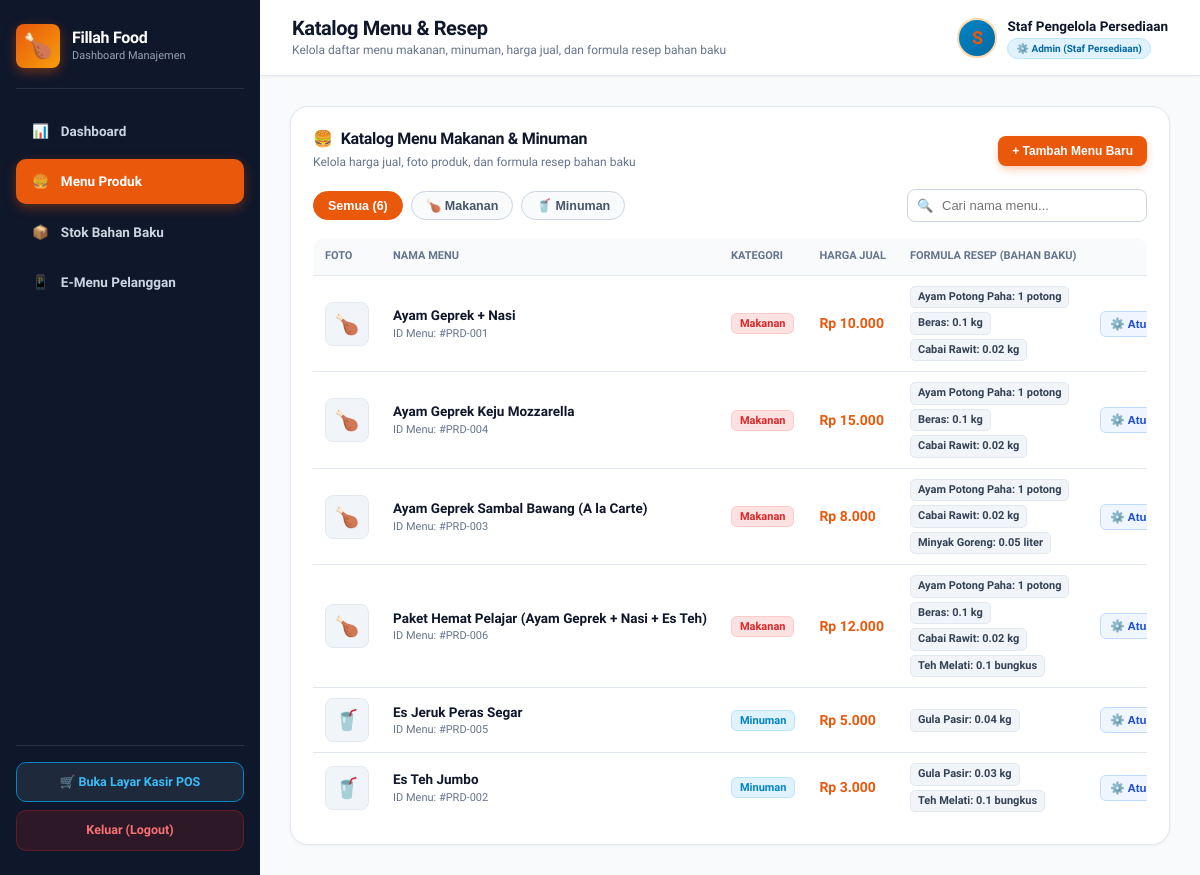
The page /admin.php?tab=produk (signed in) on the database its author committed.
### tables this page shows
CREATE TABLE IF NOT EXISTS produk (
    id INT AUTO_INCREMENT PRIMARY KEY,
    nama_produk VARCHAR(100) NOT NULL,
    harga DECIMAL(10,2) NOT NULL,
    kategori ENUM('Makanan', 'Minuman') NOT NULL,
    gambar VARCHAR(255) NULL
);

CREATE TABLE IF NOT EXISTS resep (
    id INT AUTO_INCREMENT PRIMARY KEY,
    id_menu INT NOT NULL,
    id_bahan INT NOT NULL,
    jumlah_dibutuhkan DECIMAL(10,2) NOT NULL,
    FOREIGN KEY (id_menu) REFERENCES produk(id) ON DELETE CASCADE,
    FOREIGN KEY (id_bahan) REFERENCES bahan_baku(id) ON DELETE CASCADE
);

CREATE TABLE IF NOT EXISTS bahan_baku (
    id INT AUTO_INCREMENT PRIMARY KEY,
    nama_bahan VARCHAR(100) NOT NULL,
    stok DECIMAL(10,2) NOT NULL,
    satuan VARCHAR(20) NOT NULL,
    batas_minimum DECIMAL(10,2) NOT NULL,
    gambar VARCHAR(255) NULL
);

### auth_check.php (called while the page is built, shortened)
<?php
function is_owner() {
    return isset($_SESSION['role']) && $_SESSION['role'] === 'Owner';
}
?>

### admin.php (the view, shortened to what this page needs)
<?php
require_once 'auth_check.php';
require_once 'config.php';
$tab_aktif = isset($_GET['tab']) ? trim($_GET['tab']) : 'dashboard';
$produk_list = [];
$res_produk = $conn->query("SELECT * FROM produk ORDER BY kategori ASC, nama_produk ASC");
if ($res_produk) {
    while ($p = $res_produk->fetch_assoc()) {
        $produk_list[] = $p;
    }
}
$resep_map = [];
$res_resep = $conn->query("
    SELECT r.id, r.id_menu, r.id_bahan, r.jumlah_dibutuhkan, b.nama_bahan, b.satuan
    FROM resep r
    JOIN bahan_baku b ON r.id_bahan = b.id
    ORDER BY b.nama_bahan ASC
");
if ($res_resep) {
    while ($r = $res_resep->fetch_assoc()) {
        $resep_map[$r['id_menu']][] = $r;
    }
}
?>
<!DOCTYPE html>
<html lang="id">
<head>
    <link rel="stylesheet" href="style.css">
</head>
<body>
    <aside class="sidebar">
        <div>
            <div class="brand-section">
                <div class="brand-brand-wrap">
                    <div class="brand-icon">🍗</div>
                    <div class="brand-details">
                        <h2>Fillah Food</h2>
                        <p>Dashboard Manajemen</p>
                    </div>
                </div>
            </div>
            <nav class="nav-menu">
                <a href="admin.php?tab=dashboard" data-tab="dashboard" class="nav-item <?php echo ($tab_aktif === 'dashboard') ? 'active' : ''; ?>" onclick="pindahTab('dashboard', event)">
                    <span>📊</span> Dashboard
                </a>
                <a href="admin.php?tab=produk" data-tab="produk" class="nav-item <?php echo ($tab_aktif === 'produk') ? 'active' : ''; ?>" onclick="pindahTab('produk', event)">
                    <span>🍔</span> Menu Produk
                </a>
                <a href="admin.php?tab=stok" data-tab="stok" class="nav-item <?php echo ($tab_aktif === 'stok') ? 'active' : ''; ?>" onclick="pindahTab('stok', event)">
                    <span>📦</span> Stok Bahan Baku
                </a>
                <a href="menu.php" target="_blank" class="nav-item">
                    <span>📱</span> E-Menu Pelanggan
                </a>
            </nav>
        </div>
        <div class="sidebar-footer">
            <a href="kasir.php" class="btn-switch-mode">
                🛒 Buka Layar Kasir POS
            </a>
            <a href="logout.php" class="btn-logout">
                Keluar (Logout)
            </a>
        </div>
    </aside>
    <div class="main-content">
        <header class="topbar">
            <div class="topbar-left">
                <div class="topbar-title">
                    <h1 id="topbar-page-title">
                        <?php
                            if ($tab_aktif === 'pengguna') echo 'Pengelolaan Pengguna';
                            elseif ($tab_aktif === 'peran') echo 'Peran & Hak Akses (RBAC)';
                            elseif ($tab_aktif === 'user-setting') echo 'User Setting & Profil Akun';
                            elseif ($tab_aktif === 'produk') echo 'Katalog Menu & Resep';
                            elseif ($tab_aktif === 'stok') echo 'Persediaan Bahan Baku (Stok)';
                            else echo 'Dashboard Manajemen';
                        ?>
                    </h1>
                    <p id="topbar-page-subtitle">
                        <?php
                            if ($tab_aktif === 'pengguna') echo 'Daftar akun staf terdaftar, pendaftaran staf baru, dan kontrol akun';
                            elseif ($tab_aktif === 'peran') echo 'Konfigurasi pembagian hak akses fitur dan penetapan peran staf (Owner, Admin, Kasir)';
                            elseif ($tab_aktif === 'user-setting') echo 'Pengaturan kredensial akun staf dan profil pribadi';
                            elseif ($tab_aktif === 'produk') echo 'Kelola daftar menu makanan, minuman, harga jual, dan formula resep bahan baku';
                            elseif ($tab_aktif === 'stok') echo 'Pantau sisa stok bahan baku, catat kulakan stok masuk (inbound), dan bahan rusak (outbound)';
                            else echo 'Ringkasan performa omzet bisnis, peringatan stok bahan baku, dan transaksi kasir';
                        ?>
                    </p>
                </div>
            </div>
            <div class="admin-profile">
                <div class="avatar" style="<?php echo (is_owner()) ? 'background: linear-gradient(135deg, #f59e0b, #d97706);' : 'background: linear-gradient(135deg, #0284c7, #0369a1);'; ?> overflow: hidden; padding: 0;">
                    <?php if (!empty($_SESSION['foto']) && file_exists(__DIR__ . '/' . $_SESSION['foto'])): ?>
                        <img src="<?php echo htmlspecialchars($_SESSION['foto']); ?>" alt="Avatar" style="width: 100%; height: 100%; object-fit: cover;">
                    <?php else: ?>
                        <?php
                            $nama_disp = !empty($_SESSION['nama_lengkap']) ? $_SESSION['nama_lengkap'] : $_SESSION['username'];
                            echo strtoupper(substr($nama_disp, 0, 1));
                        ?>
                    <?php endif; ?>
                </div>
                <div class="admin-profile-name">
                    <div style="font-size: 13.5px; font-weight: 700;">
                        <?php echo htmlspecialchars($nama_disp); ?>
                    </div>
                    <div style="font-size: 11px; margin-top: 2px;">
                        <?php if (is_owner()): ?>
                            <span class="badge badge-role-owner" style="font-size: 10px; padding: 2px 8px;">👑 Owner (Pemilik Usaha)</span>
                        <?php else: ?>
                            <span class="badge badge-role-admin" style="font-size: 10px; padding: 2px 8px;">⚙️ Admin (Staf Persediaan)</span>
                        <?php endif; ?>
                    </div>
                </div>
            </div>
        </header>
        <div class="content-body">
        <div id="view-produk" class="tab-view" style="<?php echo ($tab_aktif === 'produk') ? '' : 'display: none;'; ?>">
            <div class="panel-card">
                <div class="panel-header">
                    <div>
                        <h2><span>🍔</span> Katalog Menu Makanan & Minuman</h2>
                        <span style="font-size: 12px; color: var(--text-muted);">Kelola harga jual, foto produk, dan formula resep bahan baku</span>
                    </div>
                    <button class="btn-primary-sm" onclick="bukaModalProdukBaru()">+ Tambah Menu Baru</button>
                </div>
                <div class="filter-bar">
                    <div class="filter-pills">
                        <button type="button" class="filter-pill active" onclick="filterKategoriProduk('all', this)">Semua (<?php echo count($produk_list); ?>)</button>
                        <button type="button" class="filter-pill" onclick="filterKategoriProduk('Makanan', this)">🍗 Makanan</button>
                        <button type="button" class="filter-pill" onclick="filterKategoriProduk('Minuman', this)">🥤 Minuman</button>
                    </div>
                    <div class="search-input-wrap">
                        <span class="search-icon">🔍</span>
                        <input type="text" id="cari-menu-produk" placeholder="Cari nama menu..." onkeyup="filterMenuProduk()">
                    </div>
                </div>
                <div class="table-responsive">
                    <table id="tabel-menu-produk">
                        <thead>
                            <tr>
                                <th style="width: 50px;">Foto</th>
                                <th>Nama Menu</th>
                                <th>Kategori</th>
                                <th>Harga Jual</th>
                                <th>Formula Resep (Bahan Baku)</th>
                                <th style="text-align: right;">Aksi</th>
                            </tr>
                        </thead>
                        <tbody>
                            <?php if (empty($produk_list)): ?>
                                <tr>
                                    <td colspan="6" style="text-align: center; color: var(--text-muted); padding: 30px;">
                                        Belum ada menu produk terdaftar. Klik <strong>"+ Tambah Menu Baru"</strong> untuk mulai mendaftarkan.
                                    </td>
                                </tr>
                            <?php else: ?>
                                <?php foreach ($produk_list as $p): ?>
                                    <tr class="baris-produk" data-kategori="<?php echo htmlspecialchars($p['kategori']); ?>">
                                        <td>
                                            <div class="item-thumb-box">
                                                <?php if (!empty($p['gambar']) && file_exists(__DIR__ . '/' . $p['gambar'])): ?>
                                                    <img src="<?php echo htmlspecialchars($p['gambar']); ?>" alt="<?php echo htmlspecialchars($p['nama_produk']); ?>">
                                                <?php else: ?>
                                                    <span><?php echo ($p['kategori'] === 'Minuman') ? '🥤' : '🍗'; ?></span>
                                                <?php endif; ?>
                                            </div>
                                        </td>
                                        <td>
                                            <strong class="nama-produk-teks" style="font-size: 13.5px;"><?php echo htmlspecialchars($p['nama_produk']); ?></strong>
                                            <div style="font-size: 11px; color: var(--text-muted);">ID Menu: #PRD-<?php echo str_pad($p['id'], 3, '0', STR_PAD_LEFT); ?></div>
                                        </td>
                                        <td>
                                            <span class="<?php echo ($p['kategori'] === 'Minuman') ? 'badge-kat-minuman' : 'badge-kat-makanan'; ?>">
                                                <?php echo htmlspecialchars($p['kategori']); ?>
                                            </span>
                                        </td>
                                        <td>
                                            <span style="font-weight: 800; color: var(--primary); font-size: 14px;">
                                                Rp <?php echo number_format($p['harga'], 0, ',', '.'); ?>
                                            </span>
                                        </td>
                                        <td>
                                            <?php if (!empty($resep_map[$p['id']])): ?>
                                                <div class="resep-tag-list">
                                                    <?php foreach ($resep_map[$p['id']] as $item_r): ?>
                                                        <span class="resep-tag">
                                                            <?php echo htmlspecialchars($item_r['nama_bahan']); ?>:
                                                            <strong><?php echo rtrim(rtrim(number_format($item_r['jumlah_dibutuhkan'], 2, '.', ''), '0'), '.'); ?> <?php echo htmlspecialchars($item_r['satuan']); ?></strong>
                                                        </span>
                                                    <?php endforeach; ?>
                                                </div>
                                            <?php else: ?>
                                                <span style="font-size: 11.5px; color: #94a3b8; font-style: italic;">⚠️ Belum diatur resep</span>
                                            <?php endif; ?>
                                        </td>
                                        <td style="text-align: right; white-space: nowrap;">
                                            <button type="button" class="btn-table-action btn-resep" onclick="bukaModalAturResep(<?php echo $p['id']; ?>, '<?php echo addslashes($p['nama_produk']); ?>')">
                                                ⚙️ Atur Resep
                                            </button>
                                        </td>
                                    </tr>
                                <?php endforeach; ?>
                            <?php endif; ?>
                        </tbody>
                    </table>
                </div>
            </div>
        </div>
        </div>
    </div>
</body>
</html>

### style.css (style rules this page uses)
:root { --primary: #ea580c; --primary-hover: #c2410c; --primary-light: #fff7ed; --secondary: #f59e0b; --success: #16a34a; --success-hover: #15803d; --success-light: #dcfce7; --warning: #d97706; --warning-light: #fef3c7; --danger: #dc2626; --danger-light: #fee2e2; --bg-canvas: #f8fafc; --bg-card: #ffffff; --sidebar-bg: #0f172a; --sidebar-hover: #1e293b; --text-dark: #0f172a; --text-muted: #64748b; --border: #e2e8f0; --radius-sm: 8px; --radius-md: 12px; --radius-lg: 18px; --radius-xl: 24px; --shadow-sm: 0 1px 3px rgba(0, 0, 0, 0.05); --shadow-md: 0 4px 12px -2px rgba(15, 23, 42, 0.08); --shadow-lg: 0 10px 25px -5px rgba(234, 88, 12, 0.15), 0 0 1px 1px rgba(0, 0, 0, 0.05); --shadow-primary: 0 4px 14px -2px rgba(234, 88, 12, 0.4); --safe-top: env(safe-area-inset-top, 0px); --safe-bottom: env(safe-area-inset-bottom, 0px); --safe-left: env(safe-area-inset-left, 0px); --safe-right: env(safe-area-inset-right, 0px); }
*, *::before, *::after { margin: 0; padding: 0; box-sizing: border-box; -webkit-tap-highlight-color: transparent; }
html { font-size: 16px; scroll-behavior: smooth; -webkit-text-size-adjust: 100%; }
body { background-color: var(--bg-canvas); color: var(--text-dark); font-family: 'Plus Jakarta Sans', system-ui, -apple-system, BlinkMacSystemFont, 'Segoe UI', Roboto, sans-serif; line-height: 1.5; min-height: 100vh; min-height: 100dvh; overflow-x: hidden; }
h1, h2, h3, h4, h5, h6 { color: var(--text-dark); font-weight: 800; letter-spacing: -0.02em; line-height: 1.25; }
.badge { display: inline-flex; align-items: center; gap: 4px; padding: 4px 10px; border-radius: 20px; font-size: 0.725rem; font-weight: 700; white-space: nowrap; }
.table-responsive { width: 100%; overflow-x: auto; -webkit-overflow-scrolling: touch; border-radius: var(--radius-md); }
.table-responsive table { width: 100%; min-width: 580px; border-collapse: collapse; }

### rows shown on the page
produk: nama_produk "Ayam Geprek + Nasi", id "001", kategori "Makanan", harga "10.000"
resep: id_bahan.nama_bahan "Ayam Potong Paha", jumlah_dibutuhkan "1", id_bahan.satuan "potong"
resep: id_bahan.nama_bahan "Beras", jumlah_dibutuhkan "0.1", id_bahan.satuan "kg"
resep: id_bahan.nama_bahan "Cabai Rawit", jumlah_dibutuhkan "0.02", id_bahan.satuan "kg"
produk: nama_produk "Ayam Geprek Keju Mozzarella", id "004", kategori "Makanan", harga "15.000"
resep: id_bahan.nama_bahan "Ayam Potong Paha", jumlah_dibutuhkan "1", id_bahan.satuan "potong"
resep: id_bahan.nama_bahan "Beras", jumlah_dibutuhkan "0.1", id_bahan.satuan "kg"
resep: id_bahan.nama_bahan "Cabai Rawit", jumlah_dibutuhkan "0.02", id_bahan.satuan "kg"
produk: nama_produk "Ayam Geprek Sambal Bawang (A la Carte)", id "003", kategori "Makanan", harga "8.000"
resep: id_bahan.nama_bahan "Ayam Potong Paha", jumlah_dibutuhkan "1", id_bahan.satuan "potong"
resep: id_bahan.nama_bahan "Cabai Rawit", jumlah_dibutuhkan "0.02", id_bahan.satuan "kg"
resep: id_bahan.nama_bahan "Minyak Goreng", jumlah_dibutuhkan "0.05", id_bahan.satuan "liter"
produk: nama_produk "Paket Hemat Pelajar (Ayam Geprek + Nasi + Es Teh)", id "006", kategori "Makanan", harga "12.000"
resep: id_bahan.nama_bahan "Ayam Potong Paha", jumlah_dibutuhkan "1", id_bahan.satuan "potong"
resep: id_bahan.nama_bahan "Beras", jumlah_dibutuhkan "0.1", id_bahan.satuan "kg"
resep: id_bahan.nama_bahan "Cabai Rawit", jumlah_dibutuhkan "0.02", id_bahan.satuan "kg"
resep: id_bahan.nama_bahan "Teh Melati", jumlah_dibutuhkan "0.1", id_bahan.satuan "bungkus"
produk: nama_produk "Es Jeruk Peras Segar", id "005", kategori "Minuman", harga "5.000"
resep: id_bahan.nama_bahan "Gula Pasir", jumlah_dibutuhkan "0.04", id_bahan.satuan "kg"
produk: nama_produk "Es Teh Jumbo", id "002", kategori "Minuman", harga "3.000"
resep: id_bahan.nama_bahan "Gula Pasir", jumlah_dibutuhkan "0.03", id_bahan.satuan "kg"
resep: id_bahan.nama_bahan "Teh Melati", jumlah_dibutuhkan "0.1", id_bahan.satuan "bungkus"

### other values the page prints
substr($nama_disp, 0, 1) "S"
$nama_disp "Staf Pengelola Persediaan"
count($produk_list) "6"
